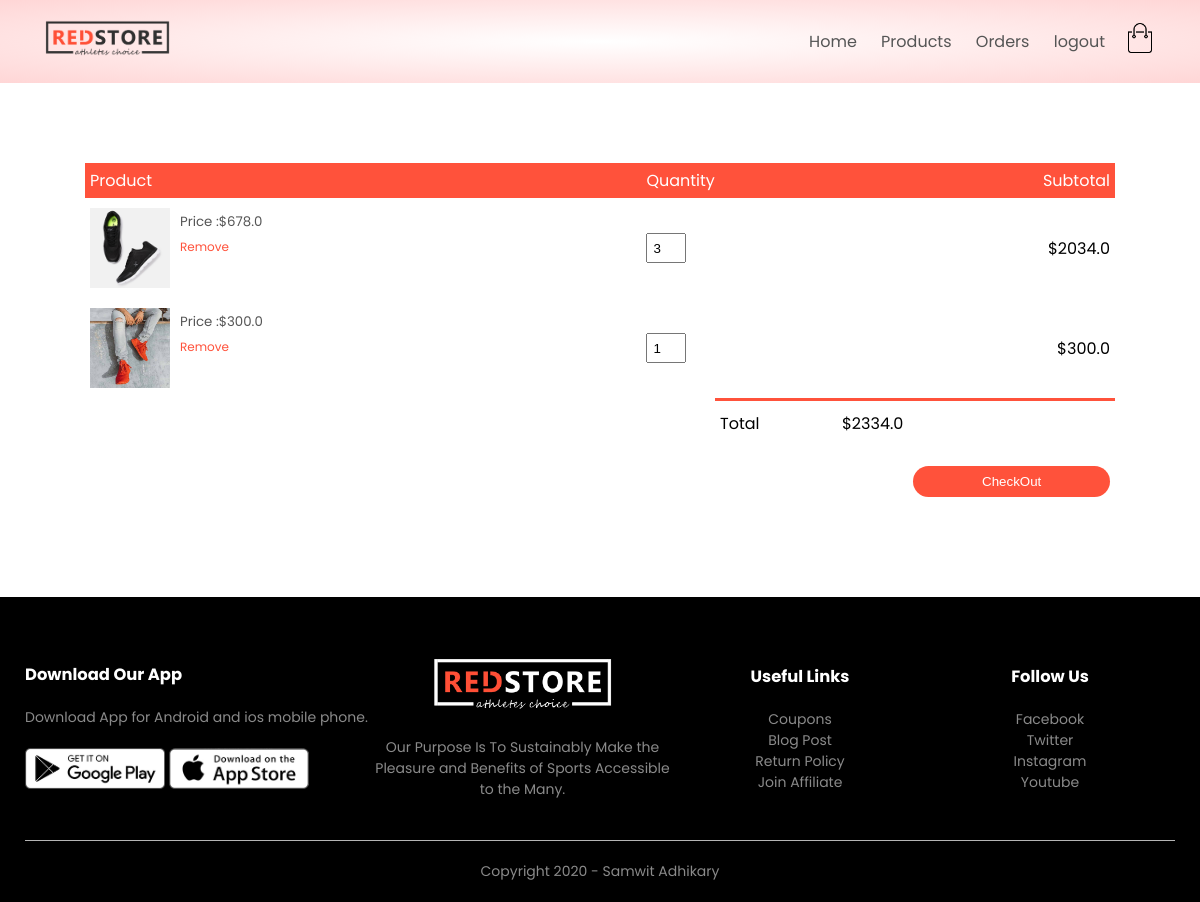
The page /orders/cart (signed in) on the database its author committed.
### orders/models.py (models this page shows, shortened)
class OrderedItem(models.Model):
    product=models.ForeignKey(Product,on_delete=models.SET_NULL,null=True,related_name='added_carts')
    quantity=models.IntegerField(default=1)
    owner=models.ForeignKey(Order,on_delete=models.CASCADE,related_name='added_items')

class Order(models.Model):
    LIVE=1
    DELETE=0
    DELETE_CHOICES=((LIVE,'Live'),(DELETE,'Delete'))
    CART_STAGE=0
    ORDER_CONFIRMED=1
    ORDER_PROCESSED=2
    ORDER_DELIVERED=3
    ORDER_REJECTED=4
    STATUS_CHOICE=((ORDER_CONFIRMED,"ORDER_CONFIRMED"),
                   (ORDER_DELIVERED,"ORDER_DELIVERED"),
                   (ORDER_REJECTED,"ORDER_REJECTED"))
    order_status=models.IntegerField(choices=STATUS_CHOICE,default=CART_STAGE)
    total_price=models.FloatField(default=0.0)
    owner=models.ForeignKey(Customer,on_delete=models.SET_NULL,null=True,related_name='orders')
    delete_status=models.IntegerField(choices=DELETE_CHOICES,default=LIVE)
    created_at=models.DateTimeField(auto_now_add=True)
    updated_at=models.DateTimeField(auto_now=True)

### products/models.py (models this page shows, shortened)
class Product(models.Model):
    LIVE=1
    DELETE=0
    DELETE_CHOICES=((LIVE,'Live'),(DELETE,'Delete'))
    title=models.CharField(max_length=250)
    price=models.FloatField()
    description=models.TextField()
    image=models.ImageField(upload_to='media/')
    priority=models.IntegerField(default=0)
    delete_status=models.IntegerField(choices=DELETE_CHOICES,default=LIVE)
    created_at=models.DateTimeField(auto_now_add=True)
    updated_at=models.DateTimeField(auto_now=True)

### orders/views.py (the view)
# urls.py: path("cart",views.show_cart,name="cart"),
def show_cart(request):
    user=request.user
    customer=user.customer_profile
    cart_obj,created=Order.objects.get_or_create(
            owner=customer,
            order_status=Order.CART_STAGE
        )
    context={'cart':cart_obj}
    return render(request,'cart.html',context)

### orders/templatetags/gettotal.py (called while the page is built)
@register.simple_tag(name='gettotal')
def gettotal(cart):
    total=0
    for item in cart.added_items.all():
        total+=item.quantity * item.product.price
    return total

### orders/templatetags/multiply.py (called while the page is built)
@register.simple_tag(name='multiply')
def multiply(a,b):
    return a*b

### templates/cart.html (shortened to what this page needs)
{% extends 'blank_layout.html' %}
{% block content %}
{% include 'cart_container.html' %}
{% endblock content%}

### templates/cart_container.html (shortened to what this page needs)
{% load static %}
{% load multiply %}
{% load gettotal %}
<div class="small-container cart-page">
    {% if cart and cart.added_items.all %}
    <table>
        <tbody><tr>
            <th>Product</th>
            <th>Quantity</th>
            <th>Subtotal</th>
        </tr>
        {% for cart_item in cart.added_items.all %}
        <tr>
            <td>
                <div class="cart-info">
                    <img src="{{ cart_item.product.image.url }}">
                    <div>
                        <small>Price :${{ cart_item.product.price }}</small>
                        <br>
                        <a href="{% url 'remove_item' cart_item.id %}">Remove</a>
                    </div>
                </div>
            </td>
            <td><input type="number" disables value="{{ cart_item.quantity }}"></td>
            <td>${% multiply cart_item.product.price cart_item.quantity %}
            </td>
        </tr>
        {% endfor %}
    </tbody></table>
    <div class="total-price">
        <table>
            <tbody>
            <tr>
                <td>Total</td>
                <td>${% gettotal cart %}</td>
            </tr>
            <tr><td colspan="2"></td><td>
                <form action="{% url 'checkout' %}" method="post" enctype="multipart/form-data">
                <button class="btn" type="submit">CheckOut</button></td></tr>
        </tbody></table>
    </div>
    {% else %}
    <p>Cart is Empty</p>
    {% endif%}
</div>

### static/css/style.css (style rules this page uses)
* { margin: 0; padding: 0; box-sizing: border-box; }
body { font-family: 'Poppins', sans-serif; }
a { text-decoration: none; color: #555; }
.btn { display: inline-block; background: #ff523b; color: white; padding: 8px 30px; margin: 30px 0; border-radius: 30px; transition: background 0.5s; }
.small-container { max-width: 1080px; margin: auto; padding-left: 25px; padding-right: 25px; }
small { color: #555; }
.cart-page { margin: 80px auto; }
table { width: 100%; border-collapse: collapse; }
.cart-info { display: flex; flex-wrap: wrap; }
th { text-align: left; padding: 5px; color: #fff; background: #ff523b; font-weight: normal; }
td { padding: 10px 5px; }
td input { width: 40px; height: 30px; padding: 5px; }
td a { color: #ff523b; font-size: 12px; }
td img { width: 80px; height: 80px; margin-right: 10px; }
.total-price { display: flex; justify-content: flex-end; }
.total-price table { border-top: 3px solid #ff523b; width: 100%; max-width: 400px; }
td:last-child { text-align: right; }
th:last-child { text-align: right; }
form .btn { width: 100%; border: none; cursor: pointer; margin: 10px 0; }

### rows shown on the page
OrderedItem: product.image (picture), product.price "678.0", quantity "3", product+quantity "2034.0"
OrderedItem: product.image (picture), product.price "300.0", quantity "1", product+quantity "300.0"
Order: id.price "2334.0"
